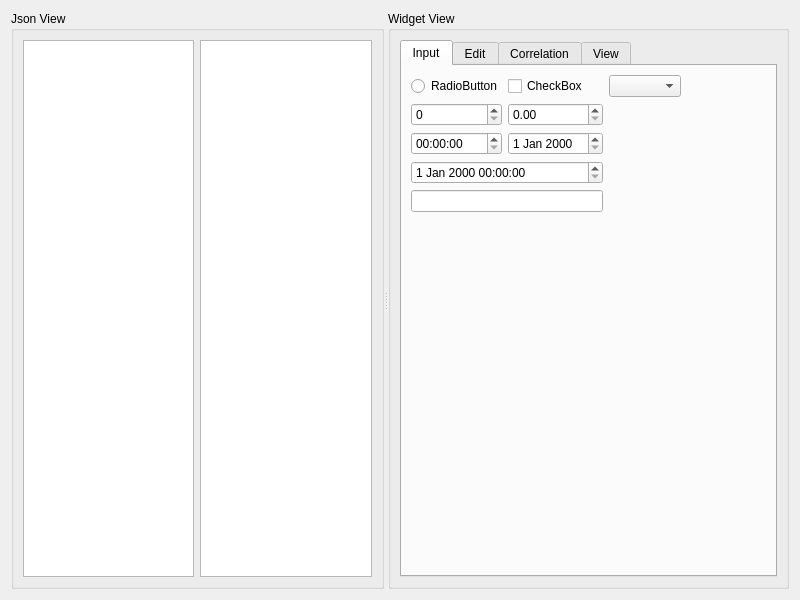
<?xml version="1.0" encoding="UTF-8"?>
<ui version="4.0">
 <class>SerializeWidget</class>
 <widget class="QWidget" name="SerializeWidget">
  <property name="geometry">
   <rect>
    <x>0</x>
    <y>0</y>
    <width>800</width>
    <height>600</height>
   </rect>
  </property>
  <property name="windowTitle">
   <string>TestSerialize</string>
  </property>
  <layout class="QVBoxLayout" name="verticalLayout">
   <item>
    <widget class="QSplitter" name="splitter">
     <property name="orientation">
      <enum>Qt::Horizontal</enum>
     </property>
     <property name="childrenCollapsible">
      <bool>false</bool>
     </property>
     <widget class="QGroupBox" name="groupBox">
      <property name="maximumSize">
       <size>
        <width>800</width>
        <height>16777215</height>
       </size>
      </property>
      <property name="title">
       <string>Json View</string>
      </property>
      <layout class="QHBoxLayout" name="horizontalLayout">
       <item>
        <widget class="QTreeView" name="treeJsonView"/>
       </item>
       <item>
        <widget class="QTextEdit" name="editJsonView"/>
       </item>
      </layout>
     </widget>
     <widget class="QGroupBox" name="groupBox_2">
      <property name="title">
       <string>Widget View</string>
      </property>
      <layout class="QVBoxLayout" name="verticalLayout_3">
       <item>
        <widget class="QTabWidget" name="tabWidget">
         <property name="currentIndex">
          <number>0</number>
         </property>
         <widget class="QWidget" name="tab">
          <attribute name="title">
           <string>Input</string>
          </attribute>
          <layout class="QGridLayout" name="gridLayout">
           <item row="2" column="1">
            <widget class="QDoubleSpinBox" name="doubleSpinBox"/>
           </item>
           <item row="0" column="1">
            <widget class="QCheckBox" name="checkBox">
             <property name="text">
              <string>CheckBox</string>
             </property>
            </widget>
           </item>
           <item row="0" column="0">
            <widget class="QRadioButton" name="radioButton">
             <property name="text">
              <string>RadioButton</string>
             </property>
            </widget>
           </item>
           <item row="2" column="0">
            <widget class="QSpinBox" name="spinBox"/>
           </item>
           <item row="5" column="0" colspan="2">
            <widget class="QLineEdit" name="lineEdit"/>
           </item>
           <item row="4" column="0" colspan="2">
            <widget class="QDateTimeEdit" name="dateTimeEdit"/>
           </item>
           <item row="0" column="2">
            <widget class="QComboBox" name="comboBox"/>
           </item>
           <item row="3" column="0">
            <widget class="QTimeEdit" name="timeEdit"/>
           </item>
           <item row="3" column="1">
            <widget class="QDateEdit" name="dateEdit"/>
           </item>
           <item row="0" column="3">
            <spacer name="horizontalSpacer">
             <property name="orientation">
              <enum>Qt::Horizontal</enum>
             </property>
             <property name="sizeHint" stdset="0">
              <size>
               <width>40</width>
               <height>20</height>
              </size>
             </property>
            </spacer>
           </item>
           <item row="6" column="0">
            <spacer name="verticalSpacer">
             <property name="orientation">
              <enum>Qt::Vertical</enum>
             </property>
             <property name="sizeHint" stdset="0">
              <size>
               <width>20</width>
               <height>40</height>
              </size>
             </property>
            </spacer>
           </item>
          </layout>
         </widget>
         <widget class="QWidget" name="tab_2">
          <attribute name="title">
           <string>Edit</string>
          </attribute>
          <layout class="QVBoxLayout" name="verticalLayout_4">
           <item>
            <widget class="QPlainTextEdit" name="plainTextEdit"/>
           </item>
           <item>
            <widget class="QTextEdit" name="textEdit"/>
           </item>
          </layout>
         </widget>
         <widget class="QWidget" name="tab_3">
          <attribute name="title">
           <string>Correlation</string>
          </attribute>
          <layout class="QGridLayout" name="gridLayout_2">
           <item row="1" column="0">
            <widget class="QSlider" name="horizontalSlider">
             <property name="orientation">
              <enum>Qt::Horizontal</enum>
             </property>
            </widget>
           </item>
           <item row="0" column="0">
            <widget class="QSpinBox" name="spinBox_2"/>
           </item>
           <item row="2" column="0">
            <spacer name="verticalSpacer_2">
             <property name="orientation">
              <enum>Qt::Vertical</enum>
             </property>
             <property name="sizeHint" stdset="0">
              <size>
               <width>20</width>
               <height>40</height>
              </size>
             </property>
            </spacer>
           </item>
           <item row="0" column="1" rowspan="3">
            <widget class="QProgressBar" name="progressBar">
             <property name="value">
              <number>0</number>
             </property>
             <property name="orientation">
              <enum>Qt::Vertical</enum>
             </property>
            </widget>
           </item>
           <item row="0" column="2" rowspan="3">
            <widget class="QSlider" name="verticalSlider">
             <property name="orientation">
              <enum>Qt::Vertical</enum>
             </property>
            </widget>
           </item>
          </layout>
         </widget>
         <widget class="QWidget" name="tab_4">
          <attribute name="title">
           <string>View</string>
          </attribute>
          <layout class="QGridLayout" name="gridLayout_3">
           <item row="0" column="0">
            <widget class="QGroupBox" name="groupBox_3">
             <property name="title">
              <string>ListView</string>
             </property>
             <layout class="QVBoxLayout" name="verticalLayout_6">
              <property name="leftMargin">
               <number>2</number>
              </property>
              <property name="topMargin">
               <number>2</number>
              </property>
              <property name="rightMargin">
               <number>2</number>
              </property>
              <property name="bottomMargin">
               <number>2</number>
              </property>
              <item>
               <widget class="QListView" name="listView"/>
              </item>
             </layout>
            </widget>
           </item>
           <item row="0" column="1">
            <widget class="QGroupBox" name="groupBox_4">
             <property name="title">
              <string>TreeView</string>
             </property>
             <layout class="QVBoxLayout" name="verticalLayout_7">
              <property name="leftMargin">
               <number>2</number>
              </property>
              <property name="topMargin">
               <number>2</number>
              </property>
              <property name="rightMargin">
               <number>2</number>
              </property>
              <property name="bottomMargin">
               <number>2</number>
              </property>
              <item>
               <widget class="QTreeView" name="treeView"/>
              </item>
             </layout>
            </widget>
           </item>
           <item row="1" column="0" colspan="2">
            <widget class="QGroupBox" name="groupBox_5">
             <property name="title">
              <string>TableView</string>
             </property>
             <layout class="QVBoxLayout" name="verticalLayout_5">
              <property name="leftMargin">
               <number>2</number>
              </property>
              <property name="topMargin">
               <number>2</number>
              </property>
              <property name="rightMargin">
               <number>2</number>
              </property>
              <property name="bottomMargin">
               <number>2</number>
              </property>
              <item>
               <widget class="QTableView" name="tableView"/>
              </item>
             </layout>
            </widget>
           </item>
          </layout>
         </widget>
        </widget>
       </item>
      </layout>
     </widget>
    </widget>
   </item>
  </layout>
 </widget>
 <resources/>
 <connections/>
</ui>
